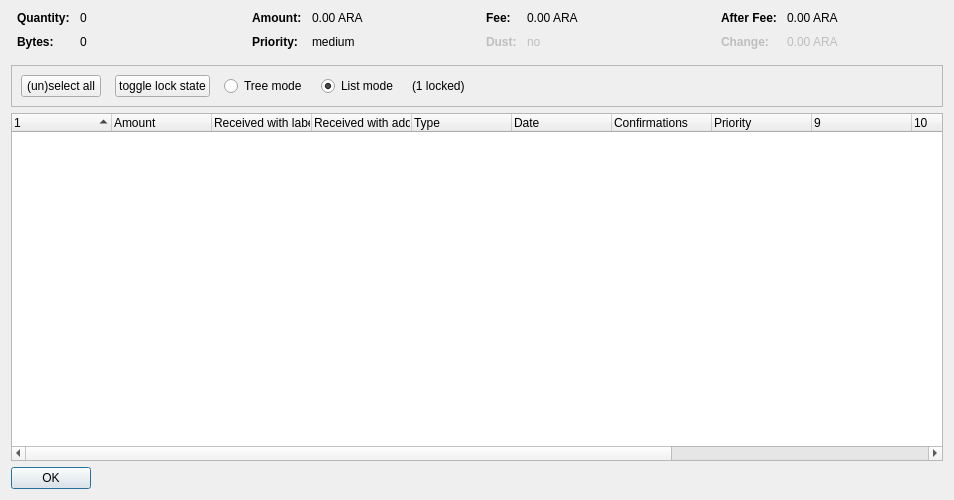
<?xml version="1.0" encoding="UTF-8"?>
<ui version="4.0">
 <class>CoinControlDialog</class>
 <widget class="QDialog" name="CoinControlDialog">
  <property name="geometry">
   <rect>
    <x>0</x>
    <y>0</y>
    <width>954</width>
    <height>500</height>
   </rect>
  </property>
  <property name="windowTitle">
   <string>Coin Selection</string>
  </property>
  <layout class="QVBoxLayout" name="verticalLayout">
   <item>
    <layout class="QHBoxLayout" name="horizontalLayoutTop" stretch="0,0,0,0">
     <property name="topMargin">
      <number>0</number>
     </property>
     <property name="bottomMargin">
      <number>10</number>
     </property>
     <item>
      <layout class="QFormLayout" name="formLayoutCoinControl1">
       <property name="horizontalSpacing">
        <number>10</number>
       </property>
       <property name="verticalSpacing">
        <number>10</number>
       </property>
       <property name="leftMargin">
        <number>6</number>
       </property>
       <property name="rightMargin">
        <number>6</number>
       </property>
       <item row="0" column="0">
        <widget class="QLabel" name="labelCoinControlQuantityText">
         <property name="font">
          <font>
           <weight>75</weight>
           <bold>true</bold>
          </font>
         </property>
         <property name="text">
          <string>Quantity:</string>
         </property>
        </widget>
       </item>
       <item row="0" column="1">
        <widget class="QLabel" name="labelCoinControlQuantity">
         <property name="cursor">
          <cursorShape>IBeamCursor</cursorShape>
         </property>
         <property name="contextMenuPolicy">
          <enum>Qt::ActionsContextMenu</enum>
         </property>
         <property name="text">
          <string notr="true">0</string>
         </property>
         <property name="textInteractionFlags">
          <set>Qt::LinksAccessibleByMouse|Qt::TextSelectableByKeyboard|Qt::TextSelectableByMouse</set>
         </property>
        </widget>
       </item>
       <item row="1" column="0">
        <widget class="QLabel" name="labelCoinControlBytesText">
         <property name="font">
          <font>
           <weight>75</weight>
           <bold>true</bold>
          </font>
         </property>
         <property name="text">
          <string>Bytes:</string>
         </property>
        </widget>
       </item>
       <item row="1" column="1">
        <widget class="QLabel" name="labelCoinControlBytes">
         <property name="cursor">
          <cursorShape>IBeamCursor</cursorShape>
         </property>
         <property name="contextMenuPolicy">
          <enum>Qt::ActionsContextMenu</enum>
         </property>
         <property name="text">
          <string notr="true">0</string>
         </property>
         <property name="textInteractionFlags">
          <set>Qt::LinksAccessibleByMouse|Qt::TextSelectableByKeyboard|Qt::TextSelectableByMouse</set>
         </property>
        </widget>
       </item>
      </layout>
     </item>
     <item>
      <layout class="QFormLayout" name="formLayoutCoinControl2">
       <property name="horizontalSpacing">
        <number>10</number>
       </property>
       <property name="verticalSpacing">
        <number>10</number>
       </property>
       <property name="leftMargin">
        <number>6</number>
       </property>
       <property name="rightMargin">
        <number>6</number>
       </property>
       <item row="0" column="0">
        <widget class="QLabel" name="labelCoinControlAmountText">
         <property name="font">
          <font>
           <weight>75</weight>
           <bold>true</bold>
          </font>
         </property>
         <property name="text">
          <string>Amount:</string>
         </property>
        </widget>
       </item>
       <item row="0" column="1">
        <widget class="QLabel" name="labelCoinControlAmount">
         <property name="cursor">
          <cursorShape>IBeamCursor</cursorShape>
         </property>
         <property name="contextMenuPolicy">
          <enum>Qt::ActionsContextMenu</enum>
         </property>
         <property name="text">
          <string notr="true">0.00 ARA</string>
         </property>
         <property name="textInteractionFlags">
          <set>Qt::LinksAccessibleByMouse|Qt::TextSelectableByKeyboard|Qt::TextSelectableByMouse</set>
         </property>
        </widget>
       </item>
       <item row="1" column="0">
        <widget class="QLabel" name="labelCoinControlPriorityText">
         <property name="font">
          <font>
           <weight>75</weight>
           <bold>true</bold>
          </font>
         </property>
         <property name="text">
          <string>Priority:</string>
         </property>
        </widget>
       </item>
       <item row="1" column="1">
        <widget class="QLabel" name="labelCoinControlPriority">
         <property name="cursor">
          <cursorShape>IBeamCursor</cursorShape>
         </property>
         <property name="contextMenuPolicy">
          <enum>Qt::ActionsContextMenu</enum>
         </property>
         <property name="text">
          <string>medium</string>
         </property>
         <property name="textInteractionFlags">
          <set>Qt::LinksAccessibleByMouse|Qt::TextSelectableByKeyboard|Qt::TextSelectableByMouse</set>
         </property>
        </widget>
       </item>
      </layout>
     </item>
     <item>
      <layout class="QFormLayout" name="formLayoutCoinControl3">
       <property name="horizontalSpacing">
        <number>10</number>
       </property>
       <property name="verticalSpacing">
        <number>10</number>
       </property>
       <property name="leftMargin">
        <number>6</number>
       </property>
       <property name="rightMargin">
        <number>6</number>
       </property>
       <item row="0" column="0">
        <widget class="QLabel" name="labelCoinControlFeeText">
         <property name="font">
          <font>
           <weight>75</weight>
           <bold>true</bold>
          </font>
         </property>
         <property name="text">
          <string>Fee:</string>
         </property>
        </widget>
       </item>
       <item row="0" column="1">
        <widget class="QLabel" name="labelCoinControlFee">
         <property name="cursor">
          <cursorShape>IBeamCursor</cursorShape>
         </property>
         <property name="contextMenuPolicy">
          <enum>Qt::ActionsContextMenu</enum>
         </property>
         <property name="text">
          <string notr="true">0.00 ARA</string>
         </property>
         <property name="textInteractionFlags">
          <set>Qt::LinksAccessibleByMouse|Qt::TextSelectableByKeyboard|Qt::TextSelectableByMouse</set>
         </property>
        </widget>
       </item>
       <item row="1" column="0">
        <widget class="QLabel" name="labelCoinControlLowOutputText">
         <property name="enabled">
          <bool>false</bool>
         </property>
         <property name="font">
          <font>
           <weight>75</weight>
           <bold>true</bold>
          </font>
         </property>
         <property name="text">
          <string>Dust:</string>
         </property>
        </widget>
       </item>
       <item row="1" column="1">
        <widget class="QLabel" name="labelCoinControlLowOutput">
         <property name="enabled">
          <bool>false</bool>
         </property>
         <property name="cursor">
          <cursorShape>IBeamCursor</cursorShape>
         </property>
         <property name="contextMenuPolicy">
          <enum>Qt::ActionsContextMenu</enum>
         </property>
         <property name="text">
          <string>no</string>
         </property>
         <property name="textInteractionFlags">
          <set>Qt::LinksAccessibleByMouse|Qt::TextSelectableByKeyboard|Qt::TextSelectableByMouse</set>
         </property>
        </widget>
       </item>
      </layout>
     </item>
     <item>
      <layout class="QFormLayout" name="formLayoutCoinControl4">
       <property name="horizontalSpacing">
        <number>10</number>
       </property>
       <property name="verticalSpacing">
        <number>10</number>
       </property>
       <property name="leftMargin">
        <number>6</number>
       </property>
       <property name="rightMargin">
        <number>6</number>
       </property>
       <item row="0" column="0">
        <widget class="QLabel" name="labelCoinControlAfterFeeText">
         <property name="font">
          <font>
           <weight>75</weight>
           <bold>true</bold>
          </font>
         </property>
         <property name="text">
          <string>After Fee:</string>
         </property>
        </widget>
       </item>
       <item row="0" column="1">
        <widget class="QLabel" name="labelCoinControlAfterFee">
         <property name="cursor">
          <cursorShape>IBeamCursor</cursorShape>
         </property>
         <property name="contextMenuPolicy">
          <enum>Qt::ActionsContextMenu</enum>
         </property>
         <property name="text">
          <string notr="true">0.00 ARA</string>
         </property>
         <property name="textInteractionFlags">
          <set>Qt::LinksAccessibleByMouse|Qt::TextSelectableByKeyboard|Qt::TextSelectableByMouse</set>
         </property>
        </widget>
       </item>
       <item row="1" column="0">
        <widget class="QLabel" name="labelCoinControlChangeText">
         <property name="enabled">
          <bool>false</bool>
         </property>
         <property name="font">
          <font>
           <weight>75</weight>
           <bold>true</bold>
          </font>
         </property>
         <property name="text">
          <string>Change:</string>
         </property>
        </widget>
       </item>
       <item row="1" column="1">
        <widget class="QLabel" name="labelCoinControlChange">
         <property name="enabled">
          <bool>false</bool>
         </property>
         <property name="cursor">
          <cursorShape>IBeamCursor</cursorShape>
         </property>
         <property name="contextMenuPolicy">
          <enum>Qt::ActionsContextMenu</enum>
         </property>
         <property name="text">
          <string notr="true">0.00 ARA</string>
         </property>
         <property name="textInteractionFlags">
          <set>Qt::LinksAccessibleByMouse|Qt::TextSelectableByKeyboard|Qt::TextSelectableByMouse</set>
         </property>
        </widget>
       </item>
      </layout>
     </item>
    </layout>
   </item>
   <item>
    <widget class="QFrame" name="frame">
     <property name="minimumSize">
      <size>
       <width>0</width>
       <height>40</height>
      </size>
     </property>
     <property name="frameShape">
      <enum>QFrame::StyledPanel</enum>
     </property>
     <property name="frameShadow">
      <enum>QFrame::Sunken</enum>
     </property>
     <layout class="QHBoxLayout" name="horizontalLayout">
      <item>
       <layout class="QHBoxLayout" name="horizontalLayoutPanel" stretch="0,0,0,0,0,0">
        <property name="spacing">
         <number>14</number>
        </property>
        <item>
         <widget class="QPushButton" name="pushButtonSelectAll">
          <property name="sizePolicy">
           <sizepolicy hsizetype="Maximum" vsizetype="Fixed">
            <horstretch>0</horstretch>
            <verstretch>0</verstretch>
           </sizepolicy>
          </property>
          <property name="text">
           <string>(un)select all</string>
          </property>
          <property name="autoDefault">
           <bool>false</bool>
          </property>
         </widget>
        </item>
        <item>
         <widget class="QPushButton" name="pushButtonToggleLock">
          <property name="sizePolicy">
           <sizepolicy hsizetype="Maximum" vsizetype="Fixed">
            <horstretch>0</horstretch>
            <verstretch>0</verstretch>
           </sizepolicy>
          </property>
          <property name="text">
           <string>toggle lock state</string>
          </property>
          <property name="autoDefault">
           <bool>false</bool>
          </property>
         </widget>
        </item>
        <item>
         <widget class="QRadioButton" name="radioTreeMode">
          <property name="sizePolicy">
           <sizepolicy hsizetype="Maximum" vsizetype="Fixed">
            <horstretch>0</horstretch>
            <verstretch>0</verstretch>
           </sizepolicy>
          </property>
          <property name="text">
           <string>Tree mode</string>
          </property>
         </widget>
        </item>
        <item>
         <widget class="QRadioButton" name="radioListMode">
          <property name="sizePolicy">
           <sizepolicy hsizetype="Maximum" vsizetype="Fixed">
            <horstretch>0</horstretch>
            <verstretch>0</verstretch>
           </sizepolicy>
          </property>
          <property name="text">
           <string>List mode</string>
          </property>
          <property name="checked">
           <bool>true</bool>
          </property>
         </widget>
        </item>
        <item>
         <widget class="QLabel" name="labelLocked">
          <property name="text">
           <string>(1 locked)</string>
          </property>
         </widget>
        </item>
        <item>
         <spacer name="horizontalSpacer">
          <property name="orientation">
           <enum>Qt::Horizontal</enum>
          </property>
          <property name="sizeHint" stdset="0">
           <size>
            <width>40</width>
            <height>20</height>
           </size>
          </property>
         </spacer>
        </item>
       </layout>
      </item>
     </layout>
    </widget>
   </item>
   <item>
    <widget class="CoinControlTreeWidget" name="treeWidget">
     <property name="contextMenuPolicy">
      <enum>Qt::CustomContextMenu</enum>
     </property>
     <property name="sortingEnabled">
      <bool>false</bool>
     </property>
     <property name="columnCount">
      <number>13</number>
     </property>
     <attribute name="headerShowSortIndicator" stdset="0">
      <bool>true</bool>
     </attribute>
     <attribute name="headerStretchLastSection">
      <bool>false</bool>
     </attribute>
     <column>
      <property name="text">
       <string/>
      </property>
     </column>
     <column>
      <property name="text">
       <string>Amount</string>
      </property>
     </column>
     <column>
      <property name="text">
       <string>Received with label</string>
      </property>
     </column>
     <column>
      <property name="text">
       <string>Received with address</string>
      </property>
     </column>
     <column>
      <property name="text">
       <string>Type</string>
      </property>
     </column>
     <column>
      <property name="text">
       <string>Date</string>
      </property>
     </column>
     <column>
      <property name="text">
       <string>Confirmations</string>
      </property>
      <property name="toolTip">
       <string>Confirmed</string>
      </property>
     </column>
     <column>
      <property name="text">
       <string>Priority</string>
      </property>
     </column>
     <column>
      <property name="text">
       <string/>
      </property>
     </column>
     <column>
      <property name="text">
       <string/>
      </property>
     </column>
     <column>
      <property name="text">
       <string/>
      </property>
     </column>
     <column>
      <property name="text">
       <string/>
      </property>
     </column>
     <column>
      <property name="text">
       <string/>
      </property>
     </column>
    </widget>
   </item>
   <item>
    <widget class="QDialogButtonBox" name="buttonBox">
     <property name="sizePolicy">
      <sizepolicy hsizetype="Maximum" vsizetype="Fixed">
       <horstretch>0</horstretch>
       <verstretch>0</verstretch>
      </sizepolicy>
     </property>
     <property name="orientation">
      <enum>Qt::Horizontal</enum>
     </property>
     <property name="standardButtons">
      <set>QDialogButtonBox::Ok</set>
     </property>
    </widget>
   </item>
  </layout>
 </widget>
 <customwidgets>
  <customwidget>
   <class>CoinControlTreeWidget</class>
   <extends>QTreeWidget</extends>
   <header>coincontroltreewidget.h</header>
  </customwidget>
 </customwidgets>
 <resources/>
 <connections/>
</ui>
